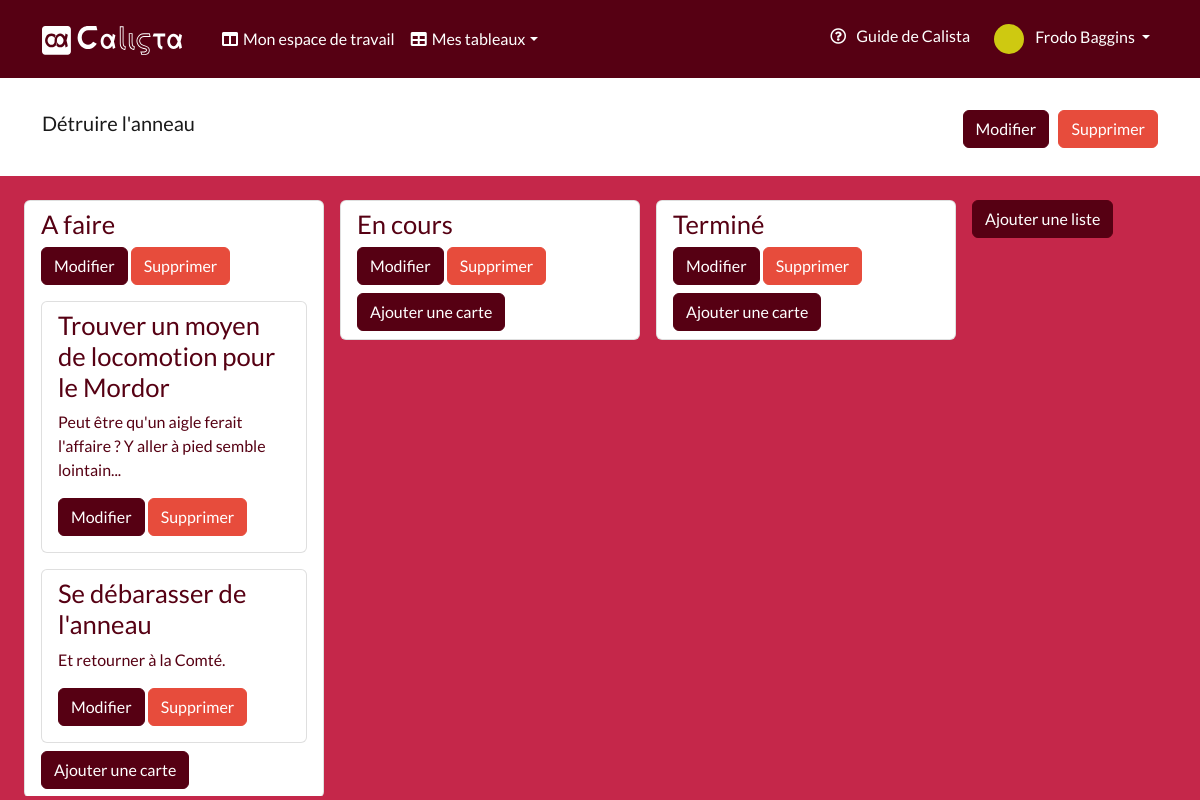
/boards/show.php?id=1 (signed in), run on the app's committed database.
### tables this page shows
CREATE TABLE user_app(
   id INT AUTO_INCREMENT,
   email_user_app VARCHAR(100),
   type_account_user_app VARCHAR(50),
   password_user_app VARCHAR(64),
   first_name_user_app VARCHAR(50),
   last_name_user_app VARCHAR(50),
   state_of_account_user_app BOOLEAN,
   color_user_app VARCHAR(50) DEFAULT 'blue',
   profile_picture_user_app VARCHAR(50),
   creation_date_user_app DATE,
   PRIMARY KEY(id)
);

CREATE TABLE board(
   id INT auto_increment,
   name_board VARCHAR(200),
   creation_date_board DATETIME,
   position_board INT,
   color_board VARCHAR(50) DEFAULT 'blue',
   id_user_app INT NOT NULL,
   PRIMARY KEY(id),
   FOREIGN KEY(id_user_app) REFERENCES user_app(id) ON UPDATE CASCADE ON DELETE CASCADE
);

CREATE TABLE list_app(
   id INT auto_increment,
   name_list_app VARCHAR(200),
   position_list_app INT,
   creation_date_list_app DATE,
   id_board INT NOT NULL,
   PRIMARY KEY(id),
   FOREIGN KEY(id_board) REFERENCES board(id) ON UPDATE CASCADE ON DELETE CASCADE
);

CREATE TABLE card(
   id INT auto_increment,
   name_card VARCHAR(200),
   position_card INT,
   starting_date_card DATE,
   content_card VARCHAR(2000),
   creation_date_card DATE,
   due_date_card DATE,
   color_card VARCHAR(50),
   id_list_app INT NOT NULL,
   PRIMARY KEY(id),
   FOREIGN KEY(id_list_app) REFERENCES list_app(id) ON UPDATE CASCADE ON DELETE CASCADE
);

### Controllers/Controller.php (called while the page is built, shortened)
<?php
abstract class Controller
{
    protected function view(string $fileName, array $data = [])
    {
        $filePath = base_path(self::VIEW_PATH . '/' . $fileName);
        if (file_exists($filePath)) {
            $userid = self::getCurrentUserId();
            if ($userid) {
                $user = User_app::find($userid);
            }
            require $filePath;
        }
    }
    protected static function getCurrentUserId()
    {
        return session('id');
    }
}

### Controllers/BoardsController.php (called while the page is built, shortened)
<?php
class BoardsController extends Controller
{
    public function show()
    {
        $boardId = $_GET['id'] ?? null;
        $board = Board::find($boardId);
        $lists = $board->listapp();
        $listIds = [];
        $newLists = [];
        foreach ($lists as $list) {
            $listIds[] = $list['id'];
            $newLists[$list['id']] = $list;
            $newLists[$list['id']]['cards'] = [];
        }
        $lists = $newLists;
        $cards = Card::getCardsFromListIds($listIds);
        foreach ($cards as $card) {
            $lists[$card['id_list_app']]['cards'][] = $card;
        }
        usort($lists, fn ($a, $b) => $a['position_list_app'] <=> $b['position_list_app']);
        return $this->view('boards/show.php', [
            'board' => $board,
            'lists' => $lists,
        ]);
    }
}

### public/boards/show.php (called while the page is built, shortened)
<?php
$controller = new Controllers\BoardsController();
switch ($_SERVER['REQUEST_METHOD']) {
    case 'GET':
        $controller->show();
        break;
}

### Models/Model.php (called while the page is built, shortened)
<?php
abstract class Model
{
    protected static $db;
    protected $table;
    protected $identifier = 'id';
    public function hydrate(array $data): self
    {
        return $this;
    }
    public static function find($id)
    {
        $model = new static();
        $data = $model->select(
            "SELECT * FROM {$model->getTable()} WHERE {$model->getIdentifier()} = :id",
            [':id' => $id],
            1
        );
        return $model->hydrate($data);
    }
    public static function select(
        string $sql,
        array $data = [],
        ?int $limit = null,
        int $mode = PDO::FETCH_ASSOC
    ): array {
        $builder = new static();
        if ($limit) {
            $sql .= ' LIMIT ' . $limit;
        }
        $req = $builder::db()->prepare($sql);
        $req->execute($data);
        if ($limit === 1) {
            return $req->fetch($mode) ?: [];
        } else {
            return $req->fetchAll($mode) ?: [];
        }
    }
    public function getTable()
    {
        return $this->table;
    }
    public function getIdentifier()
    {
        return $this->identifier;
    }
    public static function db()
    {
        return self::$db;
    }
    protected static function openConnection()
    {
        $DSN = DB_PDO_DRIVER
            . ':host=' . DB_HOSTNAME
            . ';port=' . DB_PORT
            . ';dbname=' . DB_DATABASE;
        try {
            self::$db = new PDO($DSN, DB_USERNAME, DB_PASSWORD, [
                PDO::ATTR_PERSISTENT => true,
            ]);
        } catch (PDOException $e) {
            echo $e->getMessage() . '<br>';
            exit();
        }
    }
}

### Models/Board.php (called while the page is built, shortened)
<?php
class Board extends Model
{
    public $id;
    public static function find($id): Board
    {
        return parent::find($id);
    }
    public function listapp(): array
    {
        $model = new List_App();
        return $this->select("SELECT * FROM {$model->getTable()} WHERE id_board = :board_id", [
            'board_id' => $this->id,
        ]);
    }
}

### supports/helpers.php (called while the page is built, shortened)
<?php
if (!function_exists('session')) {
    function session(?string $key = null, $value = null)
    {
        if ($key and !is_null($value)) {
            $_SESSION[$key] = $value;
            return true;
        } elseif ($key) {
            return $_SESSION[$key] ?? null;
        }
        return $_SESSION;
    }
}

### Models/User_app.php (called while the page is built, shortened)
<?php
class User_app extends Model
{
    public $first_name_user_app;
    public $last_name_user_app;
    public static function find($id)
    {
        return parent::find($id);
    }
    public function getFullName()
    {
        return $this->first_name_user_app . ' ' . $this->last_name_user_app;
    }
}

### Models/Card.php (called while the page is built, shortened)
<?php
class Card extends Model
{
    public static function getCardsFromListIds(array $listIds): array
    {
        $model = new Card();
        return $model->select("SELECT * FROM {$model->getTable()} WHERE id_list_app IN (:list_ids)", [
            'list_ids' => implode(',', $listIds),
        ]);
    }
}

### Views/boards/show.php (the view, shortened to what this page needs)
<!DOCTYPE html>
<html lang="fr">
<head>
    <link rel="stylesheet" href="/assets/css/bootstrap.css">
    <link rel="stylesheet" href="/assets/css/root-<?php echo $board->color_board; ?>-theme.css">
    <link rel="stylesheet" href="/assets/css/custom-style.css">
    <link rel="stylesheet" href="https://cdnjs.cloudflare.com/ajax/libs/font-awesome/5.13.0/css/all.min.css">
</head>
<body>
    <header>
        <?php require view_path('/components/nav.php'); ?>
        <?php require view_path('/components/board-ruban.php'); ?>
    </header>
    <main>
        <div class="dashboard container-fluid overflow-auto">
            <div class="container-fluid" id="error-message">
                <div class="mt-4">
                    <ul id="lists" class="list-group list-group-horizontal gap-3">
                        <?php foreach ($lists as $list) : ?>
                            <li id="<?php echo "list-" . $list['id'] ?>" class="list-style list-group list-max-width">
                                <div class="list-group-item list-group">
                                    <h2 id="<?php echo "title-" . $list['id'] ?>"><?php echo $list['name_list_app'] ?></h2>
                                    <div class="my-2">
                                        <button data-id="<?php echo $list['id'] ?>" type="button" class="modify-list-button btn btn-primary" data-bs-toggle="modal" data-bs-target="#modify-list">
                                            Modifier
                                        </button>
                                        <button data-id="<?php echo $list['id'] ?>" type="button" class="btn btn-danger delete-list-button" data-bs-toggle="modal" data-bs-target="#delete-list">
                                            Supprimer
                                        </button>
                                    </div>
                                    <ul class="list-group" id="<?php echo "listend-" . $list['id'] ?>">
                                        <?php foreach ($list['cards'] as $card) : ?>
                                            <li class="list-group my-2" data-id="<?php echo $card['id'] ?>">
                                                <div class="list-group-item">
                                                    <h3 id="<?php echo "card-name-" . $card['id'] ?>"><?php echo $card['name_card'] ?></h3>
                                                    <p id="<?php echo "card-content-" . $card['id'] ?>"><?php echo $card['content_card'] ?></p>
                                                    <div class="my-2">
                                                        <button data-id="<?php echo $card['id'] ?>" type="button" class="modify-card-button btn btn-primary" data-bs-toggle="modal" data-bs-target="#modify-card">
                                                            Modifier
                                                        </button>
                                                        <button type="button" class="btn btn-danger delete-card-button" data-bs-toggle="modal" data-bs-target="#delete-card">
                                                            Supprimer
                                                        </button>
                                                    </div>
                                                </div>
                                            </li>
                                        <?php endforeach; ?>
                                    </ul>
                                    <button type="button" id="button-add-card" class="btn btn-primary" data-bs-toggle="modal" data-bs-target="#create-card">
                                        Ajouter une carte
                                    </button>
                                </div>
                            </li>
                        <?php endforeach; ?>
                        <li class="button-add-list-li">
                            <button type="button" id="button-add-list" class="btn btn-primary" data-bs-toggle="modal" data-bs-target="#create-list">
                                Ajouter une liste
                            </button>
                        </li>
                    </ul>
                </div>
            </div>
        </div>
    </main>
</body>
</html>

### Views/components/nav.php (shortened to what this page needs)
<nav class="navbar navbar-expand-lg navbar-dark">
    <div class="container gap-3">
        <a class="navbar-brand" href="/index.php"><img id="logo-nav" src="/assets/pictures/calista-logo-white.svg" alt="Calista, application Trello like"></a>
        <div class="collapse navbar-collapse" id="navbarColor01">
            <ul class="navbar-nav me-auto">
                <li class="nav-item">
                    <a id="dashboard-nav" class="nav-link" href="/home.php">Mon espace de travail
                    </a>
                </li>
                <li class="nav-item dropdown">
                    <a id="boards-nav" class="nav-link dropdown-toggle" data-bs-toggle="dropdown" href="#" role="button" aria-haspopup="true" aria-expanded="false">Mes tableaux</a>
                </li>
            </ul>
            <ul class="navbar-nav gap-2">
                <li class="nav-item">
                    <a class="nav-link" id="help-icon-nav" href="">Guide de Calista
                    </a>
                </li>
                <li class="nav-item dropdown">
                    <a class="nav-link dropdown-toggle" data-bs-toggle="dropdown" href="#" role="button" aria-haspopup="true" aria-expanded="false">
                        <img id="profile-icon-nav" src="/assets/pictures/profile-picture.svg" alt="Menu de profil">
                        <span id="nav-profile-name">
                            <?php
                            echo ($user->getFullName());
                            ?>
                        </span>
                    </a>
                </li>
            </ul>
        </div>
    </div>
</nav>

### Views/components/board-ruban.php (shortened to what this page needs)
<div class="navbar navbar-expand-lg navbar-white">
    <div class="container">
        <h1 class="navbar-brand"><?php echo ($board->name_board); ?><h1>
                <div class="collapse navbar-collapse" id="navbarColor01">
                    <ul class="navbar-nav me-auto">
                        <li class="nav-item">
                            <button type="button" class="btn btn-primary" data-bs-toggle="modal" data-bs-target="#modify-board">
                                Modifier
                            </button>
                            <button type="button" class="btn btn-danger" data-bs-toggle="modal" data-bs-target="#delete-board">
                                Supprimer
                            </button>
                        </li>
                    </ul>
                </div>
    </div>
</div>

### public/assets/css/root-red-theme.css (style rules this page uses)
:root { --bs-primary: #560013; --bs-secondary: #c5274a; --bs-third: #920f2b; }

### public/assets/css/custom-style.css (style rules this page uses)
body { background-color: var(--bs-secondary); }
h1, h2, h3, h4, a, p { color: var(--bs-primary); }
h2, h3 { font-size: 1.6rem; }
a { color: var(--bs-primary); text-decoration: none; }
#profile-icon-nav { width: 30px; }
#logo-nav { width: 140px; }
.navbar-dark { background-color: var(--bs-primary); --bs-navbar-color: #fff; --bs-navbar-hover-color: var(--bs-secondary); --bs-navbar-active-color: var(--bs-secondary); }
#nav-profile-name { margin-left: 8px; }
#help-icon-nav { cursor: pointer; margin-bottom: 2px; }
#help-icon-nav::before { font-family: "Font Awesome 5 Free"; content: "\f059"; margin-right: 10px; }
#dashboard-nav::before { font-family: "Font Awesome 5 Free"; font-weight: 900; content: "\f0db"; margin-right: 5px; }
#boards-nav::before { font-family: "Font Awesome 5 Free"; font-weight: 900; content: "\f0ce"; margin-right: 5px; }
.btn-primary { --bs-btn-color: #fff; --bs-btn-bg: var(--bs-primary); --bs-btn-border-color: var(--bs-primary); --bs-btn-hover-color: #fff; --bs-btn-hover-bg: var(--bs-third); --bs-btn-hover-border-color: var(--bs-primary); --bs-btn-focus-shadow-rgb: 76, 91, 106; --bs-btn-active-color: #fff; --bs-btn-active-bg: var(--bs-third); --bs-btn-active-border-color: var(--bs-third); --bs-btn-active-shadow: inset 0 3px 5px rgba(0, 0, 0, 0.125); }
.navbar-white { background-color: #fff; }
.list-style { min-width: 300px; }
.dashboard { height: calc(100vh - (180px)); }
.button-add-list-li { list-style: none; }
.list-max-width { max-width: 300px; }

### data on the page
user_app: $user->getFullName() "Frodo Baggins"
board: name_board "Détruire l'anneau"
list_app: name_list_app "A faire"
card: name_card "Trouver un moyen de locomotion pour le Mordor", content_card "Peut être qu'un aigle ferait l'affaire ? Y aller à pied semble lointain..."
card: name_card "Se débarasser de l'anneau", content_card "Et retourner à la Comté."
list_app: name_list_app "En cours"
list_app: name_list_app "Terminé"
